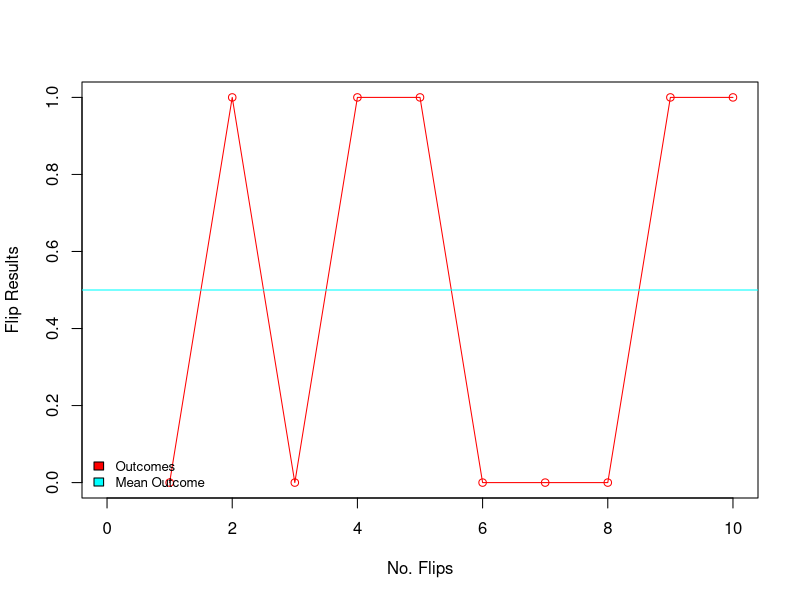
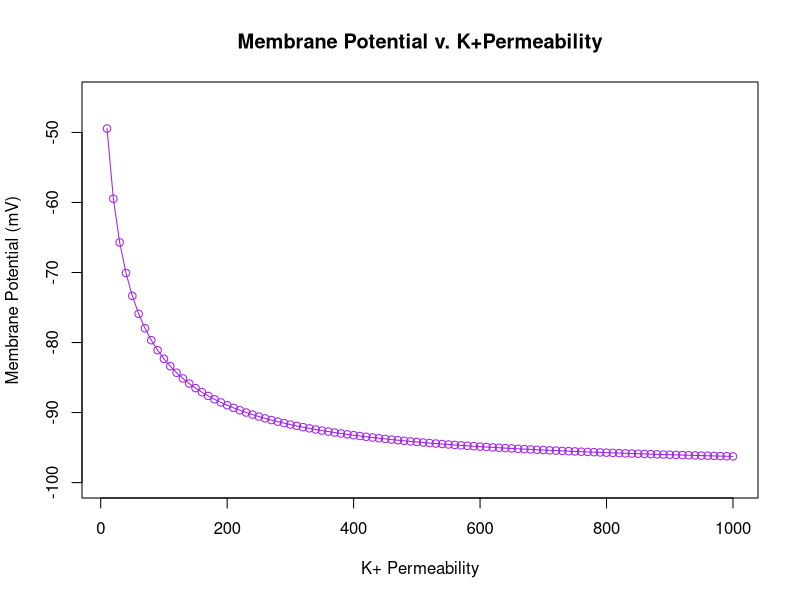
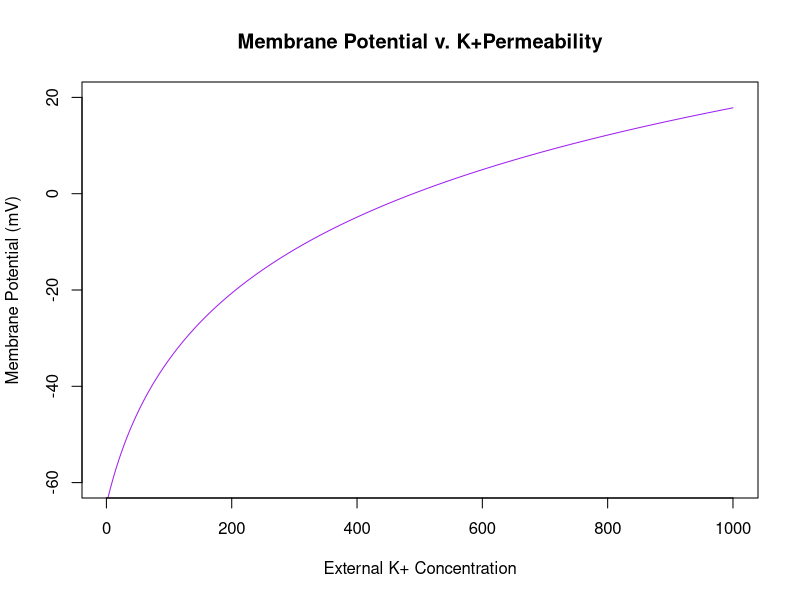
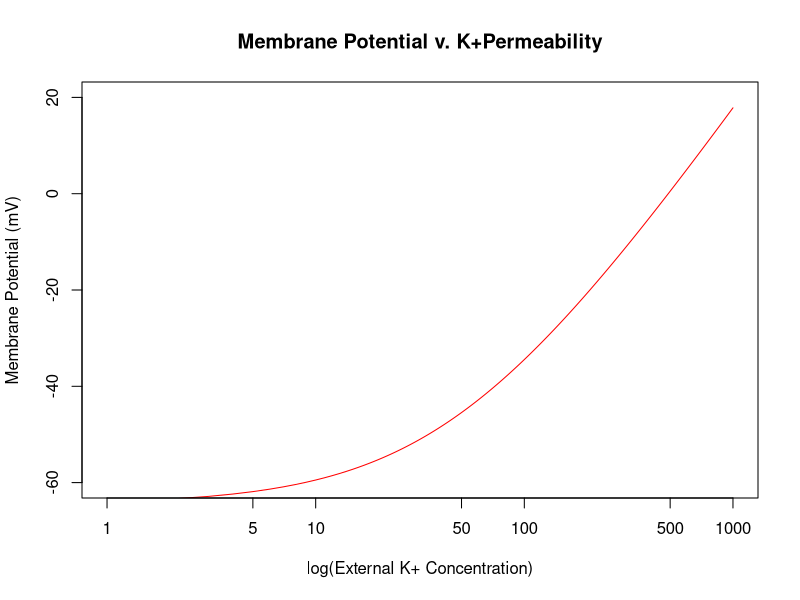
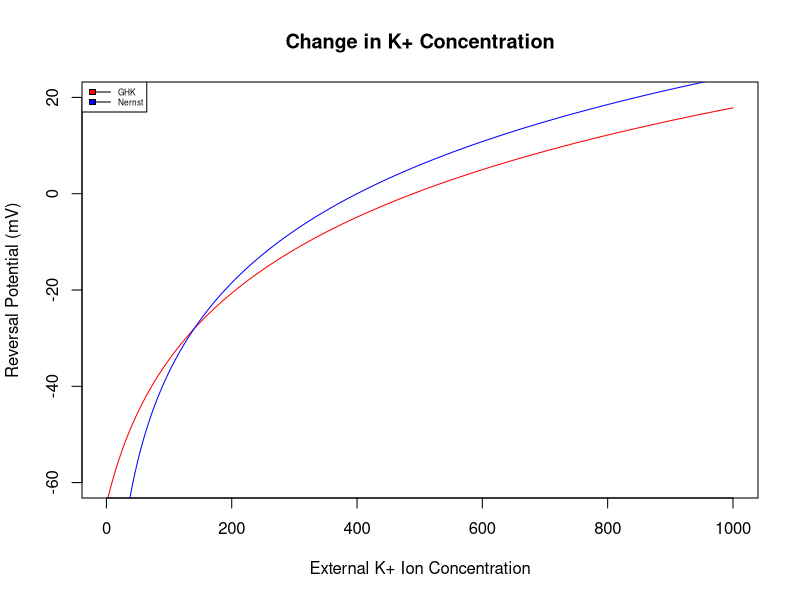
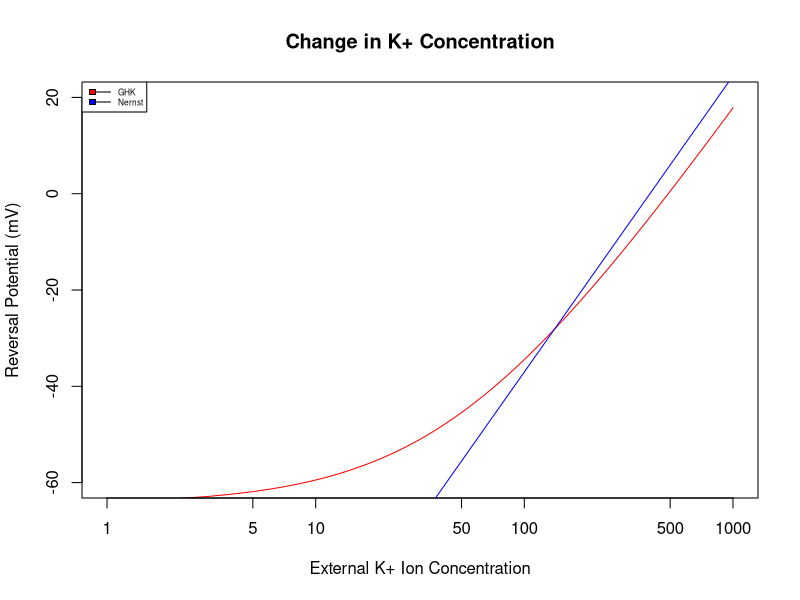

These figures' R source, in order:
## ---- chunk 1
rm(list=ls())
# define constants
r <- 8.314 #J/mol-K (gas constant)
t <- 310 # K (absolute temperature)
f <- 96500 # coul/mol (Faraday's constant)
# define ion concentrations
nao <- 460 # (mM) external sodium ion concentration
nai <- 50 # (mM) internal sodium ion concentration
ko <- 10 # (mM) external potassium ion concentration
ki <- 400 # (mM) internal potassium ion concentration
clo <- 540 # (mM) external chlorine ion concentration
cli <- 100 # (mM) internal chlorine ion concentration
#define ion permabilities
pna <-1 # sodium ion membrane permeability (cm/s*)
pk <- 20 # potassium ion membrane permeability (cm/s*)
pcl <- 5 # chlorine ion membrane permeability (cm/s*)
# define func
GHKfunc <- function(){
  potential <- ((r*t)/f)*log(((pna*nao)+(pk*ko)+(pcl*cli))/((pna*nai)+(pk*ki)+(pcl*clo)))
  return(potential)
}
#call func
output_potential <- (GHKfunc())*1000
print(paste(output_potential,"mV: GHK, membrane potential"))

## ---- chunk 2
#K
z <- 1 #valence
ko <- 10 # (mM) external potassium ion concentration
ki <- 400 # (mM) internal potassium ion concentration
NernstfuncK <- function(valence,xo,xi){
  valence <- z
  xo <- ko
  xi <- ki
  potential2 <- (61/valence)*log(xo/xi)
  return(potential2)
}
output_potential2 <- NernstfuncK(z,ko,ki)
print(paste(output_potential2,"mV: Nernst, EQBM potential, K ion"))
#Na
z <- 1 #valence
ko <- 460 # (mM) external sodium ion concentration
ki <- 50 # (mM) internal sodium ion concentration
output_potential2 <- NernstfuncK(z,ko,ki)
print(paste(output_potential2,"mV: Nernst, EQBM potential, Na ion"))
#Cl
z <- 7 #valence
ko <- 540 # (mM) external chlorine ion concentration
ki <- 100 # (mM) internal chlorine ion concentration
output_potential2 <- NernstfuncK(z,ko,ki)
print(paste(output_potential2,"mV: Nernst, EQBM potential, Cl ion"))
## ---- chunk 3
# Coin Toss
flip <- 10
outcomes <- rep(0,flip)
for(i in 1:flip){
  x <-runif(1)
  if(x<0.5){
    outcomes[i] <- 0 # heads
  }
  else{
    outcomes[i] <- 1 # tails
  }
}
print(paste("There are", sum(outcomes), "heads and", (10-sum(outcomes)),"tails."))
mean <- mean(outcomes)
print(paste("Mean flip result given 10 flips:",mean))
## ---- chunk 4
cl=rainbow(2)
# Coin Toss
flip <- 10
flips <- seq(1,10,1)
outcomes <- rep(0,flip)
for(i in 1:flip){
  x <-runif(1)
  if(x<0.5){
    outcomes[i] <- 0 # heads
  }
  else{
    outcomes[i] <- 1 # tails
  }
}
mean <- mean(outcomes)
# print(paste("There are", sum(outcomes), "heads and", (10-sum(outcomes)),"tails."))
# print(paste("Mean flip result given 10 flips:",mean(outcomes)))
plot(flips,outcomes,xlab="No. Flips",ylab="Flip Results",type="o",xlim=c(0,10),ylim=c(0,1),col=cl[1])
abline(mean,0, col=cl[2])
legend("bottomleft", bty="n", legend=c("Outcomes","Mean Outcome"), inset=0.0, fill=cl[1:2],cex=0.8)

## ---- chunk 5
r <- 8.314 #J/mol-K (gas constant)
t <- 310 # K (absolute temperature)
f <- 96500 # coul/mol (Faraday's constant)
# define ion concentrations
nao <- 460 # (mM) external sodium ion concentration
nai <- 50 # (mM) internal sodium ion concentration
ko <- 10 # (mM) external potassium ion concentration
ki <- 400 # (mM) internal potassium ion concentration
clo <- 540 # (mM) external chlorine ion concentration
cli <- 100 # (mM) internal chlorine ion concentration
#define ion permabilities
pna <-1 # sodium ion membrane permeability (cm/s*)
pk <- 20 # potassium ion membrane permeability (cm/s*)
pcl <- 5 # chlorine ion membrane permeability (cm/s*)
pna <-100 # sodium ion membrane permeability (cm/s*)
#call func
GHKfunc <- function(){
  potential <- ((r*t)/f)*log(((pna*nao)+(pk*ko)+(pcl*cli))/((pna*nai)+(pk*ki)+(pcl*clo)))
  return(potential)
}
output_potential <- (GHKfunc())*1000
print(paste(output_potential,"mV: GHK, membrane potential"))

## ---- chunk 6
r <- 8.314 #J/mol-K (gas constant)
t <- 310 # K (absolute temperature)
f <- 96500 # coul/mol (Faraday's constant)
# define ion concentrations
nao <- 460 # (mM) external sodium ion concentration
nai <- 50 # (mM) internal sodium ion concentration
ko <- 10 # (mM) external potassium ion concentration
ki <- 400 # (mM) internal potassium ion concentration
clo <- 540 # (mM) external chlorine ion concentration
cli <- 100 # (mM) internal chlorine ion concentration
#define ion permabilities
pna <-1 # sodium ion membrane permeability (cm/s*)
pk <- 100 # potassium ion membrane permeability (cm/s*)
pcl <- 5 # chlorine ion membrane permeability (cm/s*)
pna <-1 # sodium ion membrane permeability (cm/s*)
#call func
GHKfunc <- function(){
  potential <- ((r*t)/f)*log(((pna*nao)+(pk*ko)+(pcl*cli))/((pna*nai)+(pk*ki)+(pcl*clo)))
  return(potential)
}
output_potential <- (GHKfunc())*1000
print(paste(output_potential,"mV: GHK, membrane potential"))
## ---- chunk 7
# produce a range of values for K+ permeability to assess what will happen to the membrane potential as K+ permeability is increased
# pk <- c(50,100,150,200,250,300,350,400,450,500)
pk <- seq(10,1000,10)
output_potential <- (GHKfunc())*1000
#print(paste(output_potential,"units mV ; GHK, respective membrane potentials"))

## ---- chunk 8
# define constants
r <- 8.314 #J/mol-K (gas constant)
t <- 310 # K (absolute temperature)
f <- 96500 # coul/mol (Faraday's constant)
# define ion concentrations
nao <- 460 # (mM) external sodium ion concentration
nai <- 50 # (mM) internal sodium ion concentration
ko <- 10 # (mM) external potassium ion concentration
ki <- 400 # (mM) internal potassium ion concentration
clo <- 540 # (mM) external chlorine ion concentration
cli <- 100 # (mM) internal chlorine ion concentration
#define ion permabilities
pna <-1 # sodium ion membrane permeability (cm/s*)
pk <- seq(10,1000,10)
pcl <- 5 # chlorine ion membrane permeability (cm/s*)

# Graph of membrane potential v. K ion permeability for the various values of K+ permeability
output_potential <- (GHKfunc())*1000
plot(pk,output_potential,xlab="K+ Permeability",ylab="Membrane Potential (mV)",main="Membrane Potential v. K+Permeability",type="o",col="purple", ylim=c(-100,-45))
## ---- chunk 9
r <- 8.314 #J/mol-K (gas constant)
t <- 310 # K (absolute temperature)
f <- 96500 # coul/mol (Faraday's constant)
# define ion concentrations
nao <- 460 # (mM) external sodium ion concentration
nai <- 50 # (mM) internal sodium ion concentration
ko <- 10 # (mM) external potassium ion concentration
ki <- 400 # (mM) internal potassium ion concentration
clo <- 540 # (mM) external chlorine ion concentration
cli <- 100 # (mM) internal chlorine ion concentration
#define ion permabilities
pna <-100 # sodium ion membrane permeability (cm/s*)
pk <- 81 # potassium ion membrane permeability (cm/s*)
pcl <- 5 # chlorine ion membrane permeability (cm/s*)
#call func

potential <- ((r*t)/f)*log(((pna*nao)+(pk*ko)+(pcl*cli))/((pna*nai)+(pk*ki)+(pcl*clo)))*1000

print(paste(potential,"mV: GHK, membrane potential"))
## ---- chunk 10
ko <- seq(1,1000,1)
pna <-1 # sodium ion membrane permeability (cm/s*)
pcl <- 5 # chlorine ion membrane permeability (cm/s*)
pk <- 20
output_potential <- (GHKfunc())*1000
#print(paste(output_potential,"mV ; GHK, respective membrane potentials"))
plot(ko,output_potential,xlab="External K+ Concentration",ylab="Membrane Potential (mV)",main="Membrane Potential v. K+Permeability",type="l",col="purple", ylim=c(-60,20))
plot(ko,output_potential,log="x",xlab="log(External K+ Concentration)",ylab="Membrane Potential (mV)",main="Membrane Potential v. K+Permeability",type="l",col="red", ylim=c(-60,20))
## ---- chunk 11
# program the Nernst potential for K+ (it depends on K+ concentration)
rainbow <- rainbow(3)
# define constants
r <- 8.314 #J/mol-K (gas constant)
t <- 310 # K (absolute temperature)
f <- 96500 # coul/mol (Faraday's constant)
#z <- 1 #valence
ko <-seq(1,1000,1) # (mM) external potassium ion concentration
ki <- 400 # (mM) internal potassium ion concentration
#Nernst
NernstfuncK <- function(){
  potential2 <- (((r*t)/f)*(log(ko/ki)))*1000
  return(potential2)
}
output_potential2 <- (NernstfuncK())
#print(paste(output_potential2,"mV: Nernst, EQBM potential, K ion"))
# GHK
GHKfunc <- function(){
  potential <- ((r*t)/f)*log(((pna*nao)+(pk*ko)+(pcl*cli))/((pna*nai)+(pk*ki)+(pcl*clo)))
  return(potential)
}
output_potential <- (GHKfunc())*1000
#print(paste(output_potential,"mV: GHK, membrane potential"))
#plot
plot(ko,output_potential,xlab="External K+ Ion Concentration",ylab="Reversal Potential (mV)",main="Change in K+ Concentration",type="l",col="red",ylim=c(-60,20))
points(ko,output_potential2,type="l",col="blue")
legend("topleft",legend=c("GHK","Nernst"),fill=c("red","blue"),lwd=1,cex=0.5)
#plot, with log x-axis:
plot(ko,output_potential,log="x",xlab="External K+ Ion Concentration",ylab="Reversal Potential (mV)",main="Change in K+ Concentration",type="l",col="red",ylim=c(-60,20))
points(ko,output_potential2,type="l",col="blue")
legend("topleft",legend=c("GHK","Nernst"),fill=c("red","blue"),lwd=1,cex=0.5)
#iteration 2
#plot
#plot(ko,output_potential,xlab="External K+ Ion Concentration",ylab="Reversal Potential (mV)",main="Change in K+ Concentration",ylim=c(-60,20),type="l",col=rainbow[1])
#points(ko,output_potential2,type="l",col=rainbow[2])
#points(ko,output_potential2,log="x",type="l",col=rainbow[3])
#legend("topleft",legend=c("GHK","Nernst"),fill=rainbow[1:2],lwd=1,cex=0.5)


######log resizes scale; as K+ concentration, potential differences rises. As concentration rises between 1 and 10, potential doesnt change very much. But between 1 and 1000 there is a significant 

